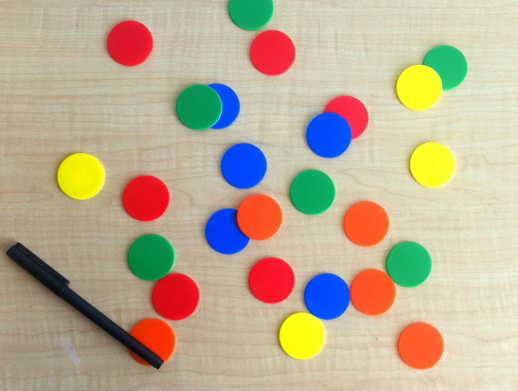
%> input picture coloredChips.png, 518 x 391 px
$ octave procesiranje_slike.m   (GNU Octave 9; MATLAB toolbox functions it lacks are replaced by stand-ins)
%> lines starting %> are read from the running program, lines starting %| are printed output that depends on the picture; in (x1, y1, x2, y2) boxes, pixels count from 0 and x2, y2 are one past the last pixel; in counts of white or black regions, pixels touching at a corner belong together; the program's own positions count from 1
img = imread('coloredChips.png');
%> img is the input picture: size 391x518x3 uint8; mean R, G, B 188.3, 173.3, 148.1
grayImg = rgb2gray(img);
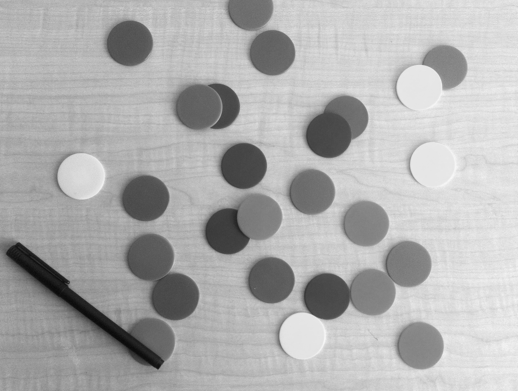
%> grayImg: size 391x518 uint8; min 10, max 247, mean 174.9

edgeImg = edge(grayImg, 'Sobel');
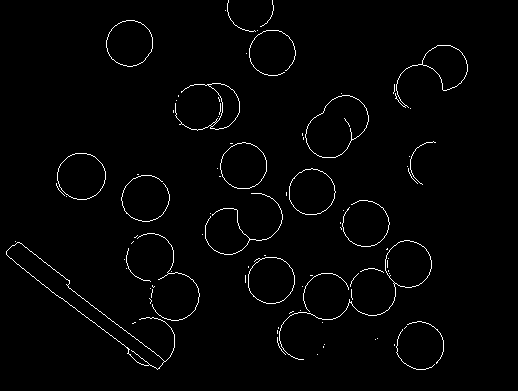
%> edgeImg: size 391x518 logical; 1.7% white in thin lines or dots, all inside (x1, y1, x2, y2) = (6, 0, 468, 370)

% Prikazivanje originalne slike i rezultata detekcije ivica
figure;
subplot(1, 2, 1);
imshow(grayImg);
title('Originalna slika');

subplot(1, 2, 2);
imshow(edgeImg);
title('Detekcija ivica');

threshold = graythresh(grayImg);
%> threshold = 0.584
binaryImg = imbinarize(grayImg, threshold);
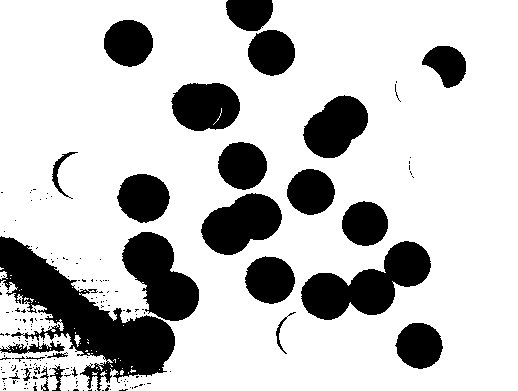
%> binaryImg: size 391x518 logical; 77.4% white; 200 black regions (174 under 20 px)
figure;
imshow(binaryImg);
title('Segmentacija slike');

% Gausov filter
gaussianImg = imgaussfilt(grayImg, 2);
figure;
subplot(1, 2, 1);
imshow(grayImg);
title('Originalna slika');

subplot(1, 2, 2);
imshow(gaussianImg);
title('Gausov filter');

hsvImg = rgb2hsv(img);
%> hsvImg: size 391x518x3 double; mean H, S, V 0.201, 0.327, 0.8
figure;
subplot(1, 2, 1);
imshow(img);
title('Originalna slika');

subplot(1, 2, 2);
imshow(hsvImg);
title('HSV prostor boja');

% Primjer analize oblika na binarnoj slici
stats = regionprops(binaryImg, 'Area', 'Centroid', 'BoundingBox');
%> stats = 52 regions; largest, box (x1, y1, x2, y2), Area and Centroid: (0, 0, 518, 391) 151082 [277.9 181.2], (0, 280, 113, 391) 5485 [39.3 350.4], (0, 271, 8, 280) 44 [3.9 275.7], (74, 335, 81, 347) 43 [77.9 340.3], (213, 108, 222, 125) 18 [219.4 117.2]
figure;
imshow(binaryImg);
hold on;
for i = 1:numel(stats)
    rectangle('Position', stats(i).BoundingBox, 'EdgeColor', 'r', 'LineWidth', 2);
    plot(stats(i).Centroid(1), stats(i).Centroid(2), 'r*');
end
%> this loop made 52 passes
hold off;
title('Analiza oblika objekata');
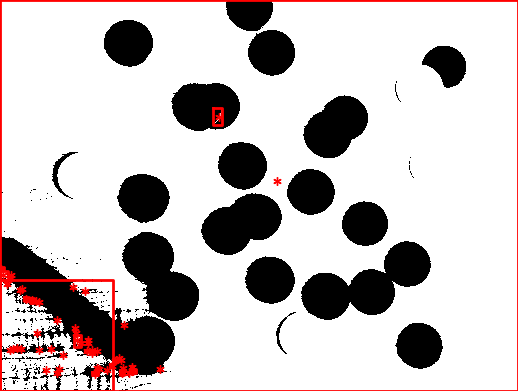
%> figure redrawn from the program's plot data; its title reads 'Analiza oblika objekata'

% Prikazivanje histograma
imhist(grayImg);
title('Histogram slike');
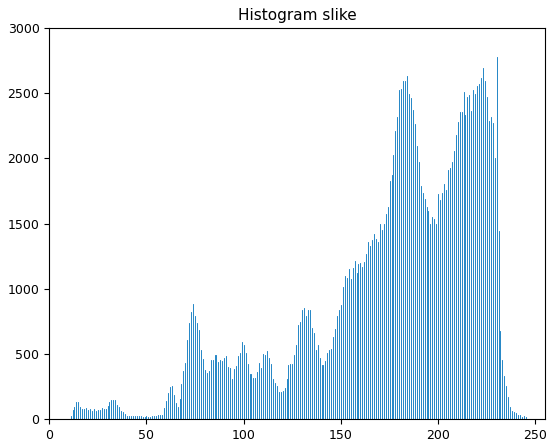
%> figure redrawn from the program's plot data; highest point at x = 230, y = 2776

% Prikazivanje broja objekata
numObjects = numel(stats);
%> numObjects = 52
bar(1:numObjects, [stats.Area]);
title('Broj objekata po površini');
xlabel('Objekat');
ylabel('Površina');
%> figure, not shown here; tallest bar 151082 high, from x = 0.6 to 1.4

% Prikazivanje analize boja u HSV prostoru
hueValues = hsvImg(:,:,1);
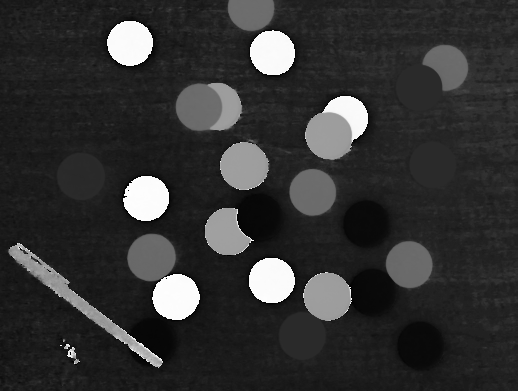
%> hueValues: size 391x518 double; min 0, max 0.999, mean 0.201
histogram(hueValues, 'BinEdges', linspace(0, 1, 20), 'Normalization', 'probability');
title('Raspodela nijansi boja (Hue)');
xlabel('Nijansa (Hue)');
ylabel('Vjerovatnoća');
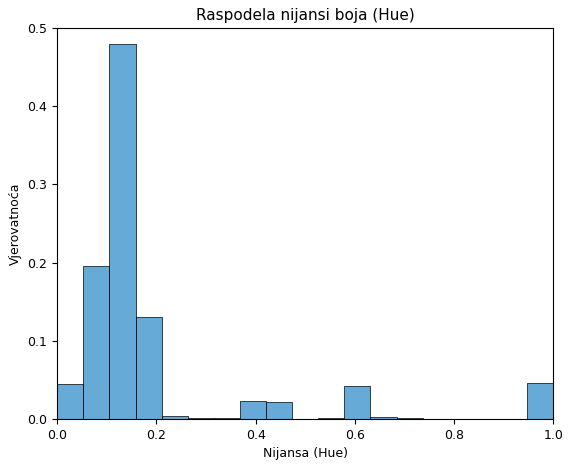
%> figure redrawn from the program's plot data; tallest bar 0.48 high, from x = 0.105 to 0.158

$ run again, with sherlock.jpg saved as coloredChips.png
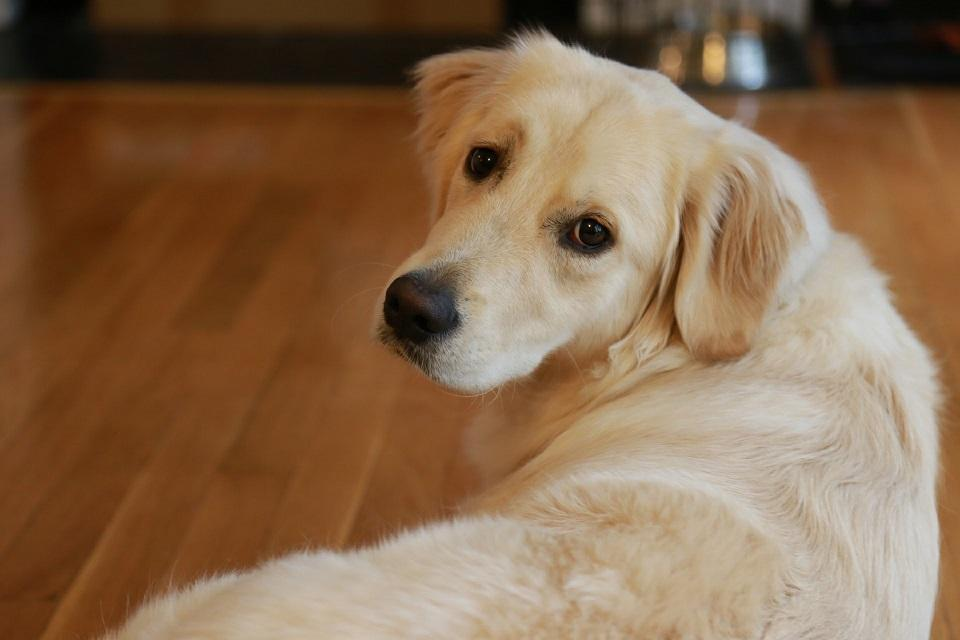
%> input picture sherlock.jpg, 960 x 640 px
%> img is the input picture: size 640x960x3 uint8; mean R, G, B 135.6, 105.4, 77.5
%> `edgeImg = edge(grayImg, 'Sobel');`:
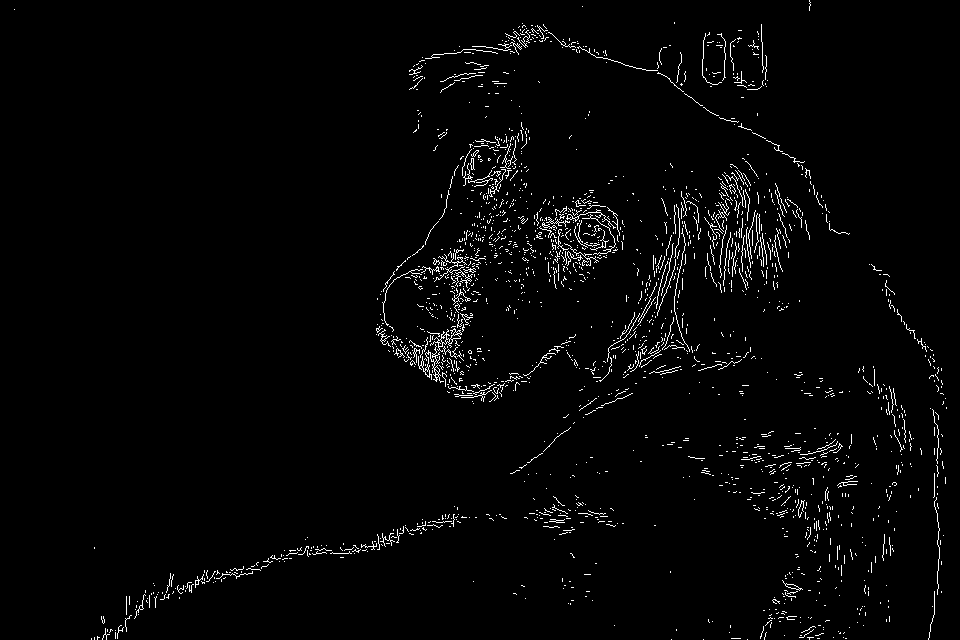
%> edgeImg: size 640x960 logical; 2.2% white in thin lines or dots
%> threshold = 0.471
%> binaryImg: size 640x960 logical; 41% white; 89 white regions (82 under 20 px)
%> hsvImg: size 640x960x3 double; mean H, S, V 0.093, 0.495, 0.532
%> stats = 89 regions; largest, box (x1, y1, x2, y2), Area and Centroid: (106, 31, 954, 640) 248798 [649.2 406.3], (703, 32, 766, 89) 2322 [735.8 61.8], (546, 403, 573, 416) 164 [558.7 410], (453, 171, 465, 185) 71 [458.5 180.4], (740, 267, 750, 290) 60 [744.8 279.3]
%> the loop `for i = 1:numel(stats)` made 89 passes
%> numObjects = 89
%> `ylabel('Vjerovatnoća');`:
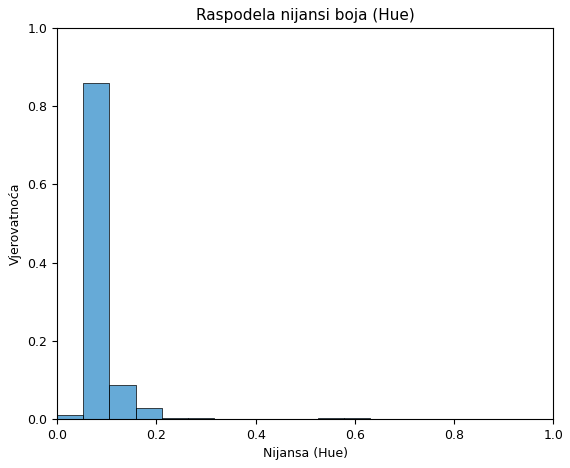
%> figure redrawn from the program's plot data; tallest bar 0.858 high, from x = 0.0526 to 0.105
